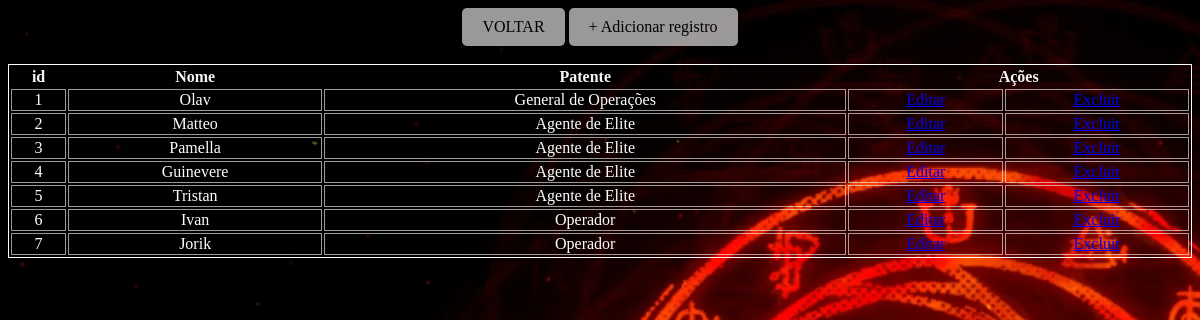
The page /agentes.php on the database its author committed.
### tables this page shows
CREATE TABLE Agente (
	ID INT PRIMARY KEY,
    Nome VARCHAR(150),
    Senha VARCHAR(100),
    Patente varchar(40)
);

### agentes.php (the view, shortened to what this page needs)
<html>
    <head>
        <link href="styles.css" rel="stylesheet">
    </head>
    <body>
        <a id="Botao2" href="index.php">VOLTAR</a>
<?php
    include("connection.php");
    $sql = "SELECT ID, Nome, Patente FROM Agente";
    $result = $conn->query($sql);
?>
    <a id="Botao3" href="agente_cad.php">+ Adicionar registro</a><br><br>
    <table id="TabelaAgentes">
        <tr id="TabelaAgentesTR">
            <th>id</th>
            <th>Nome</th>
            <th>Patente</th>
            <th colspan=2>Ações</th>
        </tr>
<?php
    if ($result->num_rows > 0) {
        while ($row = $result->fetch_assoc()) {
?>
        <tr>
            <td id="TabelaAgentesTD"><?php echo $row["ID"]?></td>
            <td id="TabelaAgentesTD"><?php echo $row["Nome"]?></td>
            <td id="TabelaAgentesTD"><?php echo $row["Patente"]?></td>
            <td id="TabelaAgentesTD">
                <a href="agente_edit.php?id=<?php echo $row["ID"]?>">
                    Editar
                </a>
            </td>
            <td id="TabelaAgentesTD">
            <a href="agente_del.php?id=<?php echo $row["ID"]?>">
                    Excluir
                </a>
            </td>
        </tr>
<?php
        }
    }
    else {
?>
        <tr>
            <td colspan=5>Não há registros nesta tabela a exibir</td>
        </tr>
<?php
    }
?>
        </table>
    </body>
</html>

### styles.css (style rules this page uses)
body { background-image: url(wallpaper.png); background-color: black; text-align: center; }
#Botao2 { display: inline-block; padding: 10px 20px; text-decoration: none; background-color: rgba(245, 245, 245, 0.623); color: black; border-radius: 5px; }
#Botao3 { display: inline-block; padding: 10px 20px; text-decoration: none; background-color: rgba(245, 245, 245, 0.623); color: black; border-radius: 5px; }
table tr { border: white 1px solid; text-align: center; color: whitesmoke; }
#TabelaAgentes { border: white 1px solid; width: 100% }
#TabelaAgentesTD { border: rgba(245, 245, 245, 0.623) 1px solid; text-align: center; color: white; }

### agentes.php (style rules this page uses)
table { border: #000 1px solid; width: 100% }
table td { border: #000 1px solid; text-align: center; }

### rows shown on the page
agente: ID "1", Nome "Olav", Patente "General de Operações"
agente: ID "2", Nome "Matteo", Patente "Agente de Elite"
agente: ID "3", Nome "Pamella", Patente "Agente de Elite"
agente: ID "4", Nome "Guinevere", Patente "Agente de Elite"
agente: ID "5", Nome "Tristan", Patente "Agente de Elite"
agente: ID "6", Nome "Ivan", Patente "Operador"
agente: ID "7", Nome "Jorik", Patente "Operador"
